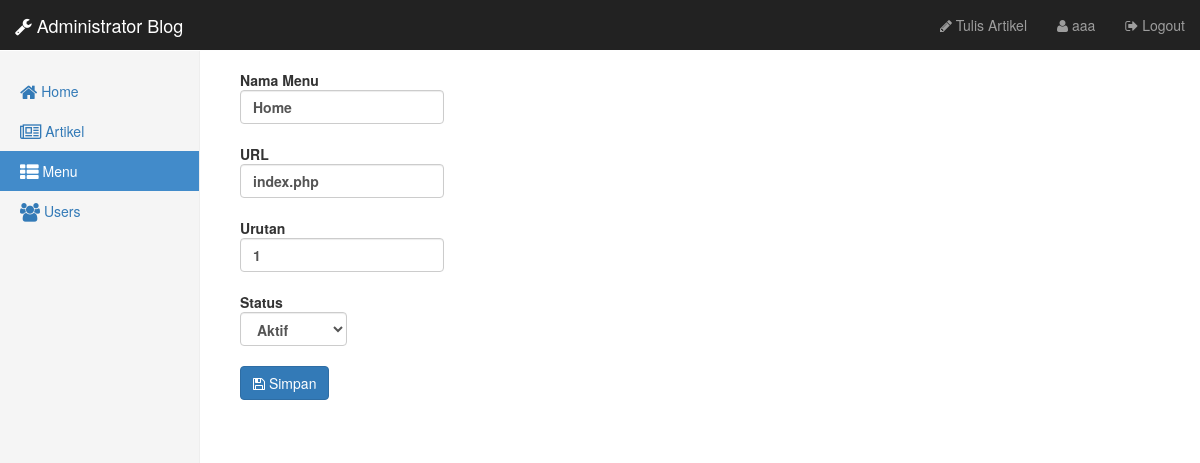
The app's page /admin/menu/edit_menu.php?id=1 (signed in) with its own data.
### tables this page shows
CREATE TABLE `menu` (
  `id` int(11) NOT NULL,
  `nama` varchar(32) NOT NULL,
  `url` varchar(32) NOT NULL,
  `urutan` int(11) NOT NULL,
  `status` enum('0','1') NOT NULL
);

### admin/menu/edit_menu.php (the view, shortened to what this page needs)
<?php
if(isset($_SESSION['username'])){
    if(isset($_GET['id']) && !empty($_GET['id'])){
        include('../../connection.php');
        $id = $_GET["id"];
        $query = mysqli_query($koneksi, "SELECT * FROM menu WHERE id=$id");
        if(mysqli_num_rows($query) > 0){
            $mn = mysqli_fetch_assoc($query);
        } else {
            echo "<script>window.location = 'index.php'</script>";
        }
?>
<!DOCTYPE html>
<html lang="en">
<head>
    <link href="../css/bootstrap.min.css" rel="stylesheet">
    <link href="../css/style-admin.css" rel="stylesheet">
    <link href="../font-awesome/css/font-awesome.css" rel="stylesheet">
  </head>
  <body>
    <nav><?php include('../navbar.php'); ?></nav>
    <div class="container-fluid">
      <div class="row">
          <aside>
              <?php include('aside.php'); ?>
          </aside>
          <section id="konten">
            <div class="col-sm-9 col-sm-offset-3 col-md-10 col-md-offset-2 main">
                <form class="form" action="" method="POST">
                    <div class="form-group">
                        <label for="nama">Nama Menu</nama>
                        <input type="text" name="nama" class="form-control" placeholder="Nama menu" required value="<?php echo $mn['nama']; ?>">
                    </div>
                    <div class="form-group">
                        <label for="url">URL</nama>
                        <input type="text" name="url" class="form-control" placeholder="Inputkan URL" required value="<?php echo $mn['url']; ?>">
                    </div>
                    <div class="form-group">
                        <label for="urutan">Urutan</nama>
                        <input type="number" name="urutan" class="form-control" placeholder="Urutan" required value="<?php echo $mn['urutan']; ?>">
                    </div>
                    <div class="form-group">
                        <label for="Status">Status</nama>
                        <select name="status" class="form-control">
                            <option value="1" <?php echo ($mn['status'] == 1) ? "selected":"" ?>>Aktif</option>
                        </select>
                    </div>
                    <div class="form-group">
                        <button type="submit" name="simpan" class="btn btn-primary"><i class="fa fa-save"></i> Simpan</button>
                    </div>
                </form>
            </div>
          </section>
      </div>
    </div>
  </body>
</html>
<?php
    } else {
    }
} else {
    header('location: ../login.php');
}
?>

### admin/css/style-admin.css (style rules this page uses)
body { padding-top: 50px; }
.main { padding: 20px; }
@media (min-width: 768px) { .main { padding-right: 40px; padding-left: 40px; } }

### records on screen
menu: nama "Home", url "index.php", urutan "1", status "Aktif"

### other values on screen
$_SESSION['username'] "aaa"
